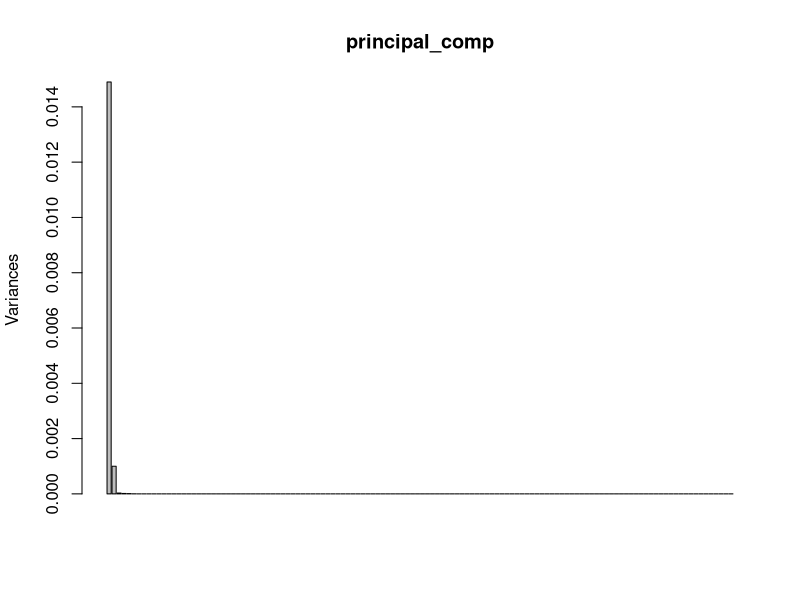
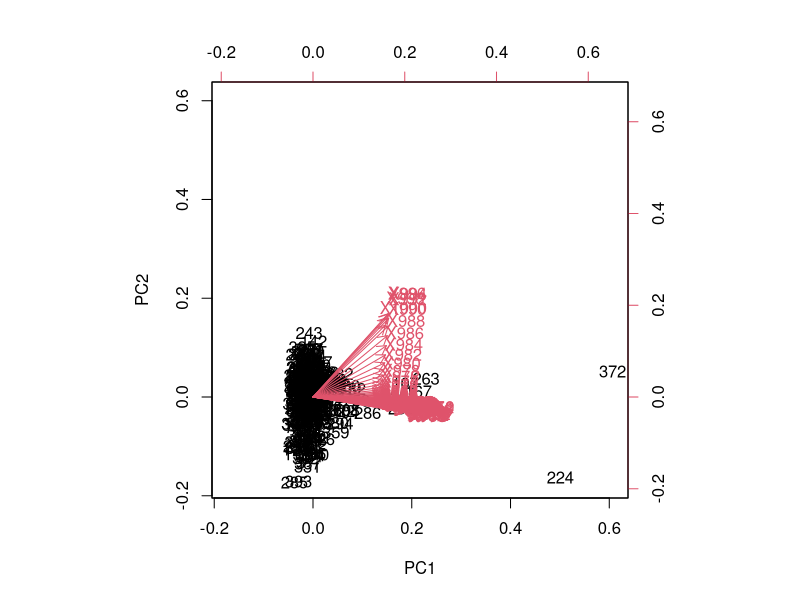
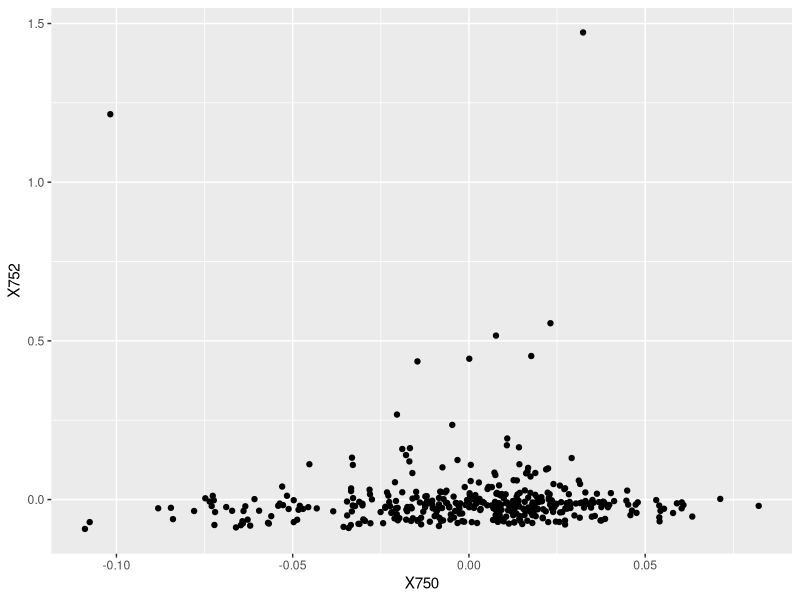
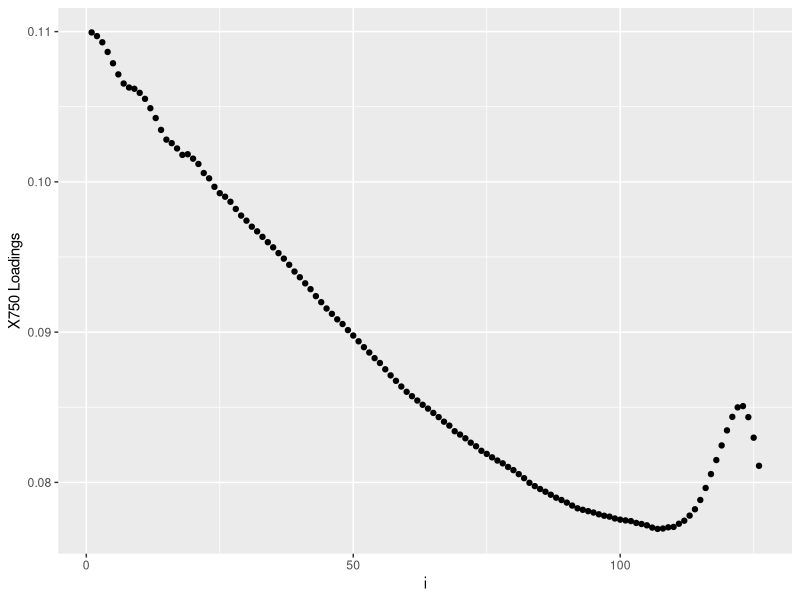
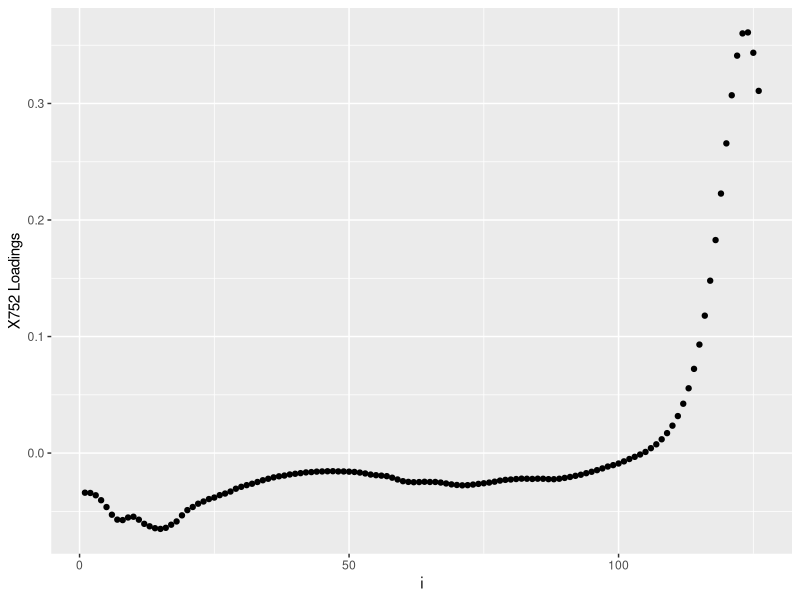
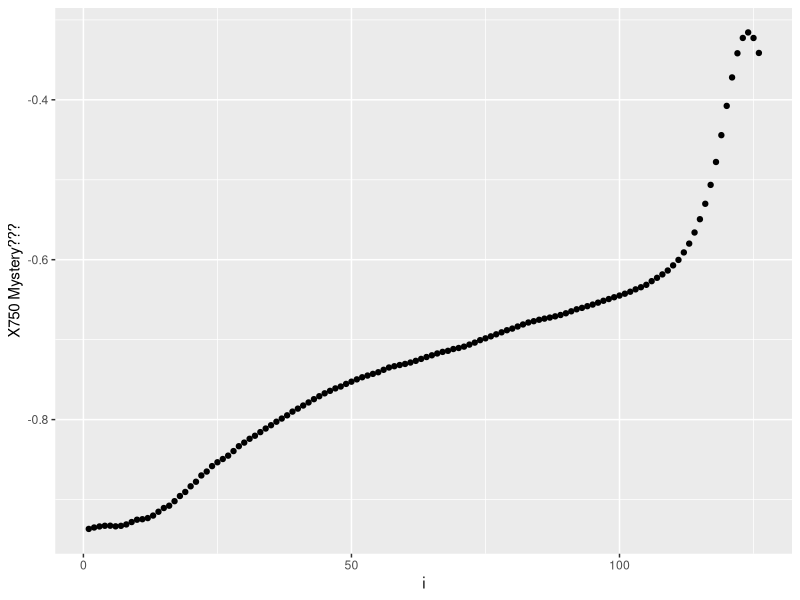
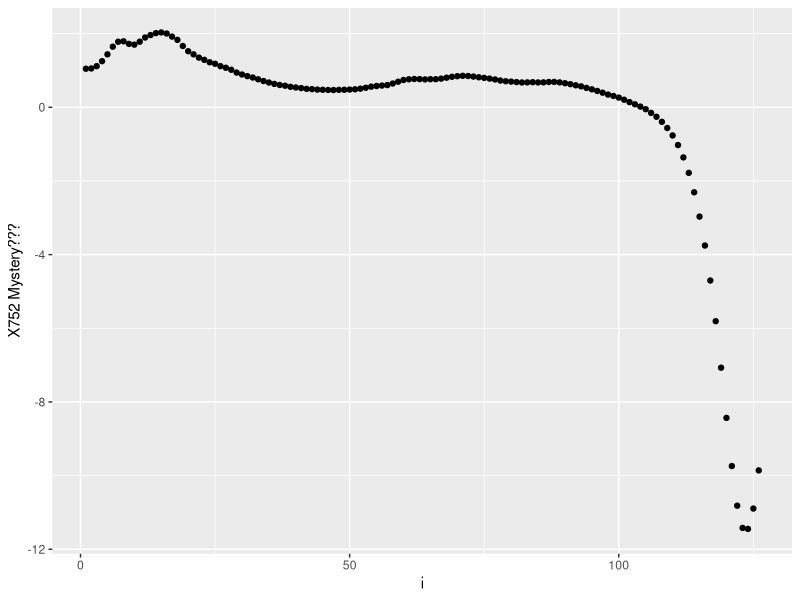
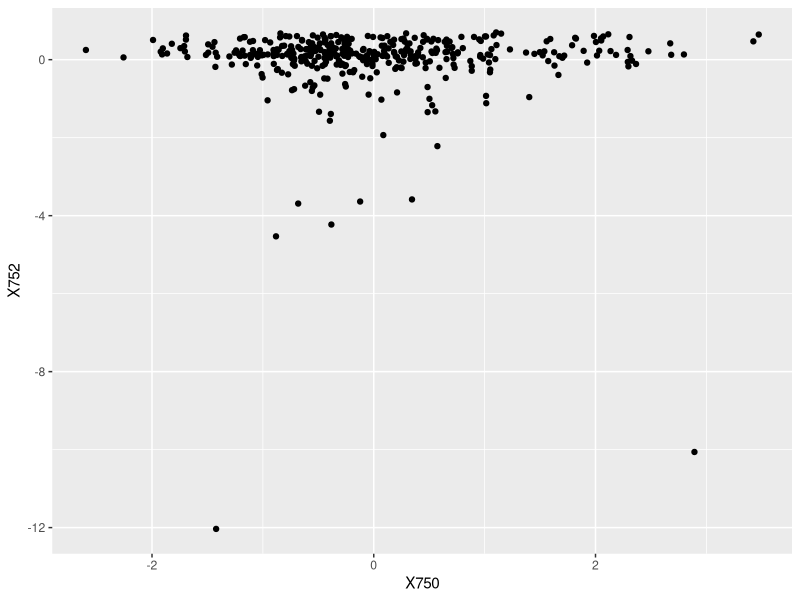

Generate these figures, in order, with R:
library("ggplot2")
library("fastICA")
library("reshape2")

setEPS() # Enables saving EPS format.
spectra <- read.csv2("NIRSpectra.csv")
xspectra <- spectra[,-ncol(spectra)]
yspectra <- spectra[,ncol(spectra)]
principal_comp <- prcomp(xspectra)
lambda <- principal_comp$sdev^2

# Notice both X750, X752.
cairo_ps("screeplot.eps")
screeplot(principal_comp,
          ncol(xspectra))
dev.off()
cairo_ps("biplot.eps")
biplot(principal_comp)
dev.off()

cairo_ps("score.eps")
print(qplot(principal_comp$x[,2],
            principal_comp$x[,1],
            xlab = "X750",
            ylab = "X752"))
dev.off()

x750loadings <- principal_comp$rotation[,1]
x752loadings <- principal_comp$rotation[,2]

cairo_ps("x750loadings.eps")
print(qplot(1:length(x750loadings),
            x750loadings, xlab="i",
            ylab="X750 Loadings"))
dev.off()

cairo_ps("x752loadings.eps")
print(qplot(1:length(x752loadings),
            x752loadings, xlab="i",
            ylab="X752 Loadings"))
dev.off()

set.seed(12345) # But WHY?!?!?!??!?!?!?!
independent_comp <- fastICA(xspectra, 2)

W <- independent_comp$K %*% independent_comp$W
x750whitening <- W[,1] # Un-mixed and whitened
x752whitening <- W[,2] # Un-mixed and whitened

cairo_ps("x750traceplot.eps")
print(qplot(1:length(x750whitening),
            x750whitening, xlab="i",
            ylab="X750 Mystery???"))
dev.off()

cairo_ps("x752traceplot.eps")
print(qplot(1:length(x752whitening),
            x752whitening, xlab="i",
            ylab="X752 Mystery???"))
dev.off()

cairo_ps("icascore.eps")
print(qplot(independent_comp$S[,2],
            independent_comp$S[,1],
            xlab = "X750",
            ylab = "X752"))
dev.off()
